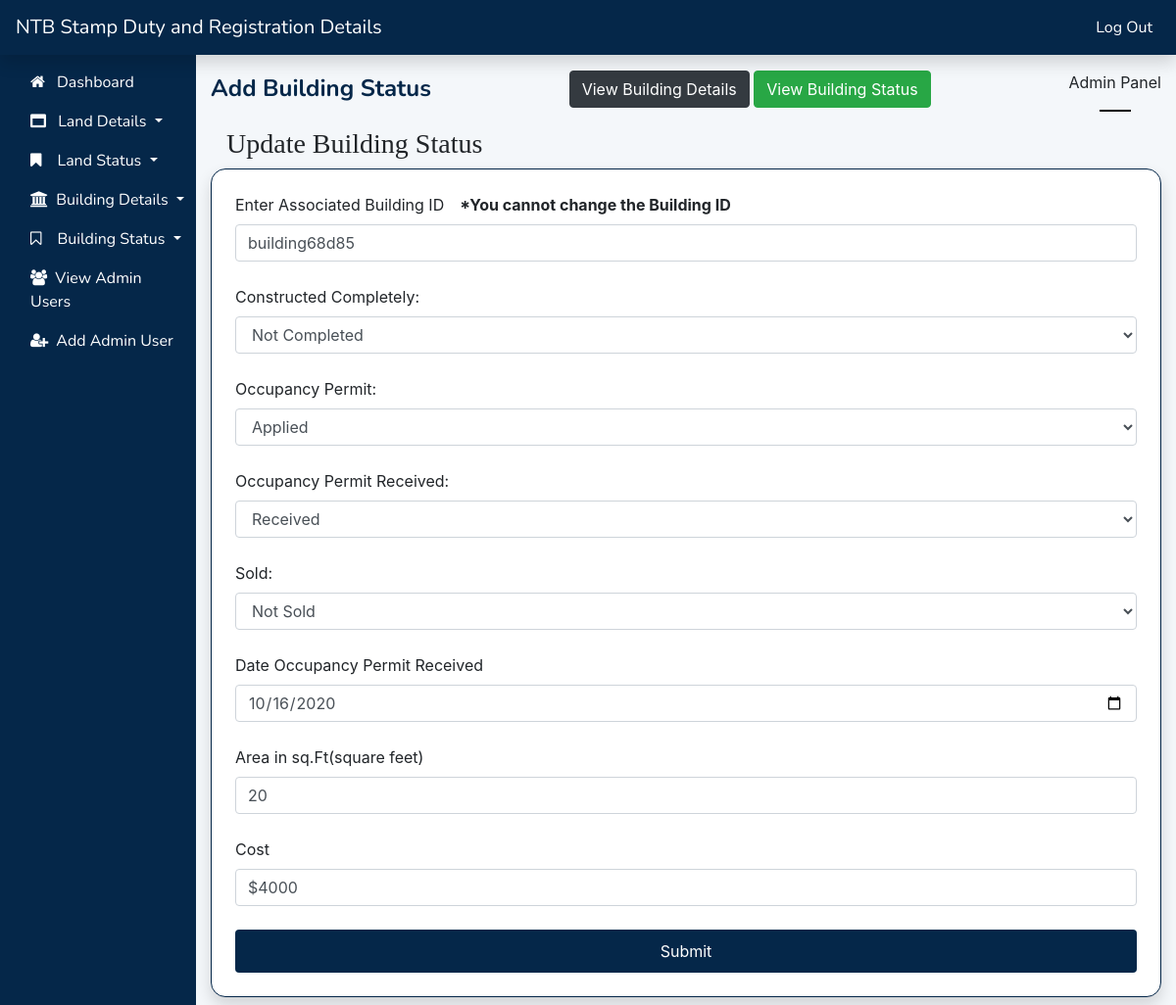
The app's page /addbuildingstatus.php?id=building68d85 (signed in) with its own data.
### tables this page shows
CREATE TABLE `building_status` (
  `id` int(11) NOT NULL,
  `building_id` varchar(255) NOT NULL,
  `constructed_completely` varchar(255) NOT NULL,
  `occupancy_permit` varchar(255) NOT NULL,
  `occupancy_permit_received` varchar(255) NOT NULL,
  `sold` varchar(255) NOT NULL,
  `date_occupancy_permit_received` varchar(255) NOT NULL,
  `area` varchar(255) NOT NULL,
  `cost` varchar(255) NOT NULL
);

### addbuildingstatus.php (the view, shortened to what this page needs)
<?php
    require('connect_db.php');
    if(isset($_GET['id'])){
        $building_id = $_GET['id'];
        $query = "SELECT building_id, constructed_completely, occupancy_permit, occupancy_permit_received, sold, date_occupancy_permit_received, area, cost FROM building_status WHERE building_id = '$building_id'";
        $result = mysqli_query($conn, $query);
        if(mysqli_num_rows($result) == 1){
            while($row = mysqli_fetch_array($result)){
                $bs_id = $row['building_id'];
                $bs_cc = $row['constructed_completely'];
                $bs_op = $row['occupancy_permit'];
                $bs_opr = $row['occupancy_permit_received'];
                $bs_sold = $row['sold'];
                $bs_date = $row['date_occupancy_permit_received'];
                $bs_area = $row['area'];
                $bs_cost = $row['cost'];
            }
        }
    }
?>
<div class="col-md-10 col-sm-9 pt-3 main-body">
    <div class="d-flex justify-content-between">
        <span class="active-page">Add Building Status</span>
        <div>
            <a href="building.php" class="btn btn-dark status-btn text-center">View Building Details</a>
            <a href="buildingstatus.php" class="btn btn-success status-btn">View Building Status</a>
        </div>
        <span>Admin Panel<hr class="hr-line"></span>
    </div>
    <?php if(isset($_GET['id'])) echo "<h3 class=\"htwo ml-3\">Update Building Status </h3>"; ?>
    <div class="p-4 mt-2 mb-2 shadow" style="background-color: #fff; border-radius: 15px; border: 1px solid #052749">
        <form action="buildingstatus_action.php?id=<?php if(isset($_GET['id'])) echo $_GET['id']; else echo 'new-rec';?>" method="post" name="form-building-status">
            <div class="form-group pb-2">
                <label for="bs-id">Enter Associated Building ID<?php if(isset($_GET['id'])) echo "<b class=\"ml-3\">*You cannot change the Building ID </b>"; ?></label>
                <input type="text" class="form-control" id="bs-id" name="bs-id" placeholder="Enter Associated Building ID " value="<?php if(isset($_GET['id'])) echo $bs_id ?>" required>
            </div>
            <?php
                $ccNotSelected = '';
                $opAppliedSelected = '';
                $oprAppliedSelected = '';
                $soldNotSelected = '';
                if(isset($_GET['id'])){
                    if($bs_cc == 'Not Completed'){
                        $ccNotSelected = 'selected';
                    }else if($bs_cc == 'Completed'){
                        $ccAppliedSelected = 'selected';
                    }
                    if($bs_op == 'Not Applied'){
                        $opNotSelected = 'selected';
                    }else if($bs_op == 'Applied'){
                        $opAppliedSelected = 'selected';
                    }
                    if($bs_opr == 'Not Received'){
                        $oprNotSelected = 'selected';
                    }else if($bs_opr == 'Received'){
                        $oprAppliedSelected = 'selected';
                    }
                    if($bs_sold == 'Not Sold'){
                        $soldNotSelected = 'selected';
                    }else if($bs_sold == 'Sold'){
                        $soldAppliedSelected = 'selected';
                    }
                }
            ?>
            <div class="form-group pb-2">
                <label for="bs-cc">Constructed Completely:</label>
                <select class="form-control" id="bs-cc" name="bs-cc">
                    <option <?php if(isset($_GET['id'])) echo $ccNotSelected ?>>Not Completed</option>
                </select>
            </div>
            <div class="form-group pb-2">
                <label for="bs-op">Occupancy Permit:</label>
                <select class="form-control" id="bs-op" name="bs-op">
                    <option <?php if(isset($_GET['id'])) echo $opAppliedSelected ?>>Applied</option>
                </select>
            </div>
            <div class="form-group pb-2">
                <label for="bs-opr">Occupancy Permit Received:</label>
                <select class="form-control" id="bs-opr" name="bs-opr">
                    <option <?php if(isset($_GET['id'])) echo $oprAppliedSelected ?>>Received</option>
                </select>
            </div>
            <div class="form-group pb-2">
                <label for="bs-sold">Sold:</label>
                <select class="form-control" id="bs-sold" name="bs-sold">
                    <option <?php if(isset($_GET['id'])) echo $soldNotSelected ?>>Not Sold</option>
                </select>
            </div>
            <div class="form-group pb-2">
                <label for="bs-date">Date Occupancy Permit Received</label>
                <input type="date" class="form-control" id="bs-date" name="bs-date" value="<?php if(isset($_GET['id'])) echo $bs_date ?>" required>
            </div>
            <div class="form-group pb-2">
                <label for="bs-area">Area in sq.Ft(square feet)</label>
                <input type="text" class="form-control" id="bs-area" name="bs-area" value="<?php if(isset($_GET['id'])) echo $bs_area ?>" required>
            </div>
            <div class="form-group pb-2">
                <label for="bs-cost">Cost</label>
                <input type="text" class="form-control" id="bs-cost" name="bs-cost" value="<?php if(isset($_GET['id'])) echo $bs_cost ?>" required>
            </div>
            <button type="submit" class="btn btn-submit btn-block p-2">Submit</button>
        </form>
    </div>
</div>

### assets/css/style.css (style rules this page uses)
.hr-line { width: 30px; border: 0.05px solid black; }
.htwo { font-family: 'Playfair Display', serif; }
.btn-submit { padding: 3px 35px; background: #052749; border: 2px solid #00000000; color: white; }
b { font-family: 'Inter', 'Courier New', Courier, monospace; }
.nav-header { background-color: #052749; }
.navbar a { color: #fff; font-family: 'Nunito', 'Trebuchet MS', 'Lucida Sans Unicode', 'Lucida Grande', 'Lucida Sans', Arial, sans-serif; }
.side-nav { background-color: #052749; position: fixed; z-index: 1; overflow-x: hidden; height: 100%; }
.active-page { color: #052749; font-weight: bold; font-size: x-large; font-family: 'Nunito', 'Trebuchet MS', 'Lucida Sans Unicode', 'Lucida Grande', 'Lucida Sans', Arial, sans-serif; }
.main-body { margin-left: auto; }

### records on screen
building_status: bs-id "building68d85", bs-date "10/16/2020", bs-area "20", bs-cost "$4000"
